Frame 1 (no input): blank canvas, image omitted
Frame 60 (the mouse pressed at the canvas centre just before this capture): blank canvas, image omitted
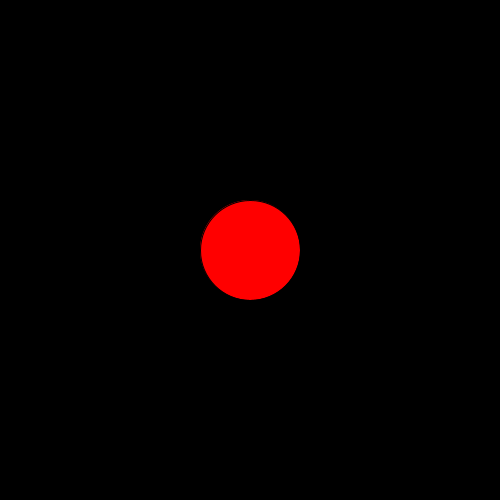
Frame 120 (the mouse held since frame 60 and released just before this capture)

The Processing sketch whose frames 1 and 60 were blank and that drew this single picture after the mouse press (run headless with seeded random() and noise(); from frame 60 on, the mouse is pressed at the canvas centre):

// Processing sketch: sketch_10_condicionales
// ── sketch_10_condicionales.pde
/*
Un condicional nos permite ejecutar acciones o funciones cuando se cumpla una premisa, que puede ser un booleano,
o una comparación numérica
*/

void setup(){
  size(500, 500);
}

void draw(){
  background(0);
  //Lo que esté escrito dentro del if, se ejecutará cuando sea verdadera 
  
  //Escribir if(mousePressed) es igual a if(mousePressed == true)
  //también se podría invertir, y ser if(mousePressed == false), funcionaría a la inversa
  
  if(mousePressed){
    ellipse(width/2, height/2, 100, 100);
  }
  
  /*
  Los condicionales se pueden completar para ejecutar otra acción cuando esta sea falsa
  Por ejemplo:
  */
  
  if(mouseX <= width/2){
    fill(255, 0, 0); 
  } else {
     fill(0, 255, 0);
  }
  
  /*
  mientras la posición del mouse sea menor o igual a la mitad del ancho (<=), se rellenará de rojo
  en caso contrario, se rellenará de verde
  */
   
}
